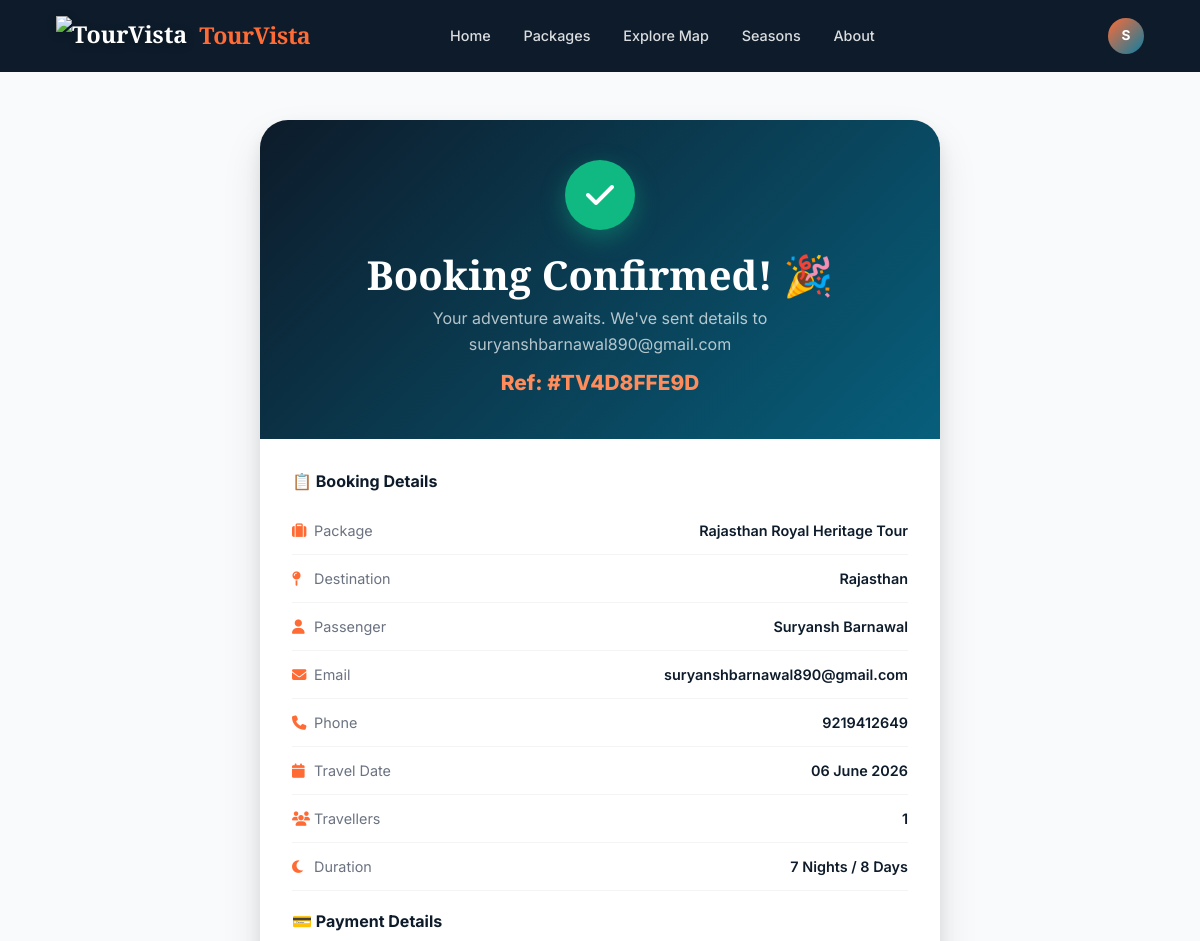
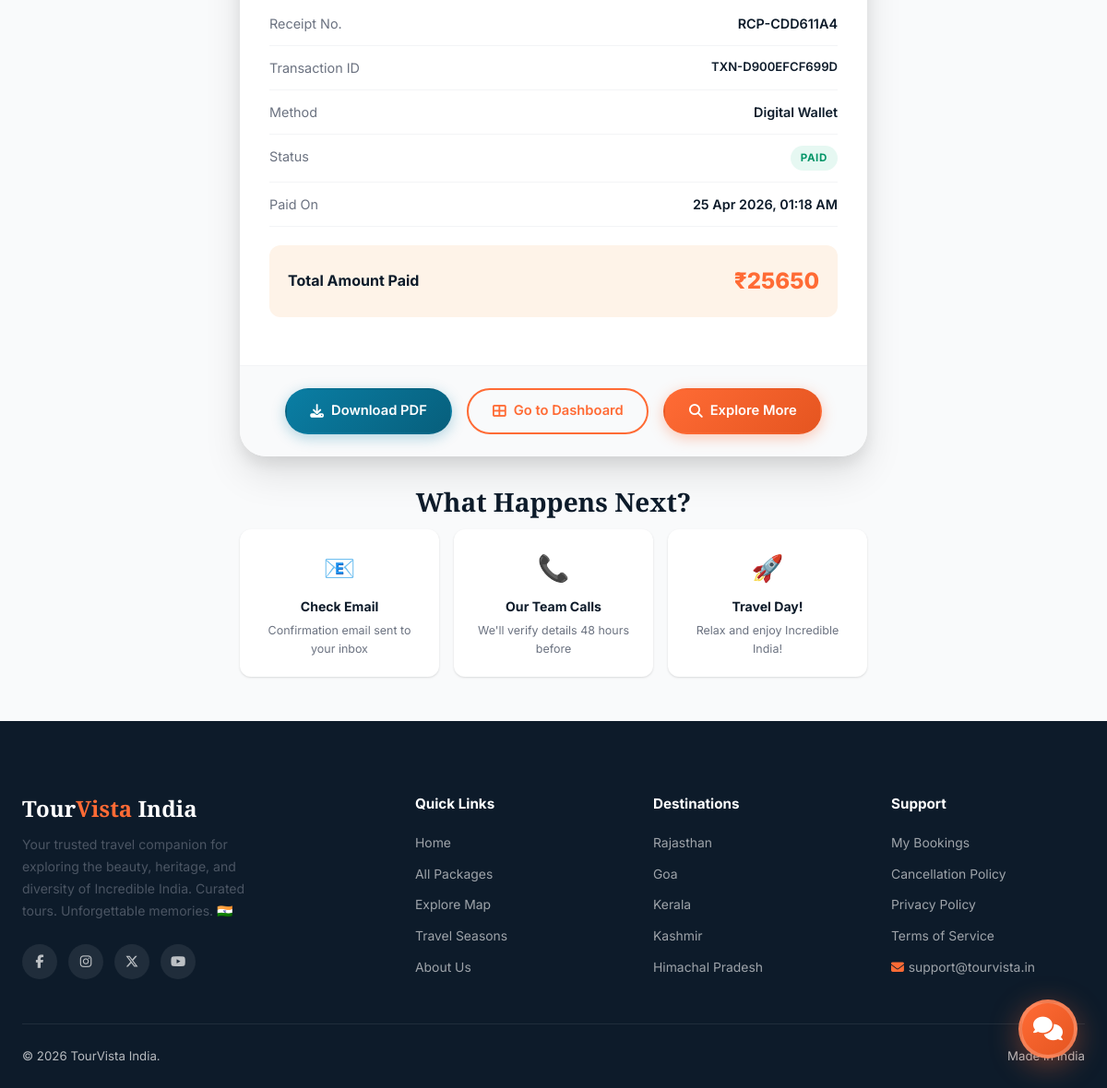
The page /bookings/receipt/TV4D8FFE9D/ (signed in) on the database its author committed (2 pictures, top to bottom).
### bookings/models.py (models this page shows, shortened)
class Booking(models.Model):
    booking_ref = models.CharField(max_length=12, unique=True, blank=True)
    user = models.ForeignKey(User, on_delete=models.CASCADE, related_name='bookings')
    package = models.ForeignKey(TourPackage, on_delete=models.CASCADE, related_name='bookings')
    first_name = models.CharField(max_length=50)
    last_name = models.CharField(max_length=50)
    email = models.EmailField()
    phone = models.CharField(max_length=15)
    num_travellers = models.PositiveIntegerField(default=1)
    travel_date = models.DateField()
    special_requests = models.TextField(blank=True)
    price_per_person = models.DecimalField(max_digits=10, decimal_places=2)
    total_amount = models.DecimalField(max_digits=12, decimal_places=2)
    status = models.CharField(max_length=20, choices=BOOKING_STATUS, default='pending')
    created_at = models.DateTimeField(auto_now_add=True)
    updated_at = models.DateTimeField(auto_now=True)
    class Meta:
        ordering = ['-created_at']
    @property
    def full_name(self):
        return f"{self.first_name} {self.last_name}"

class Payment(models.Model):
    booking = models.OneToOneField(Booking, on_delete=models.CASCADE, related_name='payment')
    amount = models.DecimalField(max_digits=12, decimal_places=2)
    method = models.CharField(max_length=20, choices=PAYMENT_METHOD, default='upi')
    status = models.CharField(max_length=20, choices=PAYMENT_STATUS, default='pending')
    transaction_id = models.CharField(max_length=100, unique=True, blank=True)
    card_last4 = models.CharField(max_length=4, blank=True)
    upi_id = models.CharField(max_length=100, blank=True)
    paid_at = models.DateTimeField(null=True, blank=True)
    receipt_number = models.CharField(max_length=20, unique=True, blank=True)

### core/models.py (models this page shows, shortened)
class TourPackage(models.Model):
    title = models.CharField(max_length=255)
    slug = models.SlugField(unique=True, blank=True)
    destination = models.ForeignKey(Destination, on_delete=models.SET_NULL, null=True, blank=True)
    state = models.CharField(max_length=50, choices=INDIAN_STATES, default='rajasthan')
    description = models.TextField()
    highlights = models.TextField(blank=True, help_text="One highlight per line")
    itinerary = models.TextField(blank=True, help_text="Day-wise itinerary")
    inclusions = models.TextField(blank=True)
    exclusions = models.TextField(blank=True)
    duration_days = models.PositiveIntegerField(default=3)
    max_group_size = models.PositiveIntegerField(default=20)
    price_per_person = models.DecimalField(max_digits=10, decimal_places=2)
    discount_percent = models.PositiveIntegerField(default=0)
    difficulty = models.CharField(max_length=20, choices=DIFFICULTY_LEVELS, default='easy')
    best_season = models.CharField(max_length=20, choices=SEASONS, default='all')
    transportation = models.CharField(max_length=30, choices=TRANSPORT_CHOICES, default='flight')
    accommodation = models.CharField(max_length=30, choices=ACCOMMODATION_CHOICES, default='hotel')
    hotel_name = models.CharField(max_length=255, blank=True, help_text="Specific hotel name, e.g. Taj Lake Palace")
    hotel_star_rating = models.PositiveIntegerField(
        null=True, blank=True,
        choices=[(i, f'{i} Star') for i in range(1, 6)],
        help_text="Hotel star rating 1–5"
    )
    transport_details = models.CharField(max_length=255, blank=True, help_text="e.g. Indigo Flight + Private Innova Crysta")
    main_image = models.ImageField(upload_to='packages/', null=True, blank=True)
    image_2 = models.ImageField(upload_to='packages/', null=True, blank=True)
    image_3 = models.ImageField(upload_to='packages/', null=True, blank=True)
    image_4 = models.ImageField(upload_to='packages/', null=True, blank=True)
    is_featured = models.BooleanField(default=False)
    is_active = models.BooleanField(default=True)
    created_at = models.DateTimeField(auto_now_add=True)
    updated_at = models.DateTimeField(auto_now=True)
    city_name = models.CharField(max_length=100, blank=True, help_text="City name for weather API (e.g. Jaipur)")
    class Meta:
        ordering = ['-is_featured', '-created_at']
    @property
    def nights(self):
        return self.duration_days - 1

### bookings/views.py (the view)
# urls.py: path('receipt/<str:booking_ref>/', views.receipt_view, name='receipt'),
@login_required
def receipt_view(request, booking_ref):
    booking = get_object_or_404(Booking, booking_ref=booking_ref, user=request.user)
    try:
        payment = booking.payment
    except Payment.DoesNotExist:
        payment = None
    context = {
        'booking': booking,
        'payment': payment,
        'package': booking.package,
    }
    return render(request, 'bookings/receipt.html', context)

### templates/bookings/receipt.html (shortened to what this page needs)
{% extends 'base.html' %}
{% load static %}
{% block content %}
<div class="receipt-page">
  <div class="container">
    <div id="confetti-container" style="position:fixed;top:0;left:0;width:100%;height:100%;pointer-events:none;z-index:9999"></div>
    <div class="receipt-card">
      <div class="receipt-header">
        <div class="check-icon"><i class="fas fa-check"></i></div>
        <h2>Booking Confirmed! 🎉</h2>
        <p>Your adventure awaits. We've sent details to {{ booking.email }}</p>
        <div class="receipt-ref">Ref: #{{ booking.booking_ref }}</div>
      </div>
      <div class="receipt-body">
        <h3 style="font-family:var(--font-body);font-size:1rem;font-weight:700;color:var(--navy);margin-bottom:1rem">
          📋 Booking Details
        </h3>
        <div class="receipt-row">
          <span class="label"><i class="fas fa-suitcase" style="width:18px;color:var(--saffron)"></i> Package</span>
          <span class="value">{{ booking.package.title }}</span>
        </div>
        <div class="receipt-row">
          <span class="label"><i class="fas fa-map-pin" style="width:18px;color:var(--saffron)"></i> Destination</span>
          <span class="value">{{ booking.package.get_state_display }}</span>
        </div>
        <div class="receipt-row">
          <span class="label"><i class="fas fa-user" style="width:18px;color:var(--saffron)"></i> Passenger</span>
          <span class="value">{{ booking.full_name }}</span>
        </div>
        <div class="receipt-row">
          <span class="label"><i class="fas fa-envelope" style="width:18px;color:var(--saffron)"></i> Email</span>
          <span class="value">{{ booking.email }}</span>
        </div>
        <div class="receipt-row">
          <span class="label"><i class="fas fa-phone" style="width:18px;color:var(--saffron)"></i> Phone</span>
          <span class="value">{{ booking.phone }}</span>
        </div>
        <div class="receipt-row">
          <span class="label"><i class="fas fa-calendar" style="width:18px;color:var(--saffron)"></i> Travel Date</span>
          <span class="value">{{ booking.travel_date|date:"d F Y" }}</span>
        </div>
        <div class="receipt-row">
          <span class="label"><i class="fas fa-users" style="width:18px;color:var(--saffron)"></i> Travellers</span>
          <span class="value">{{ booking.num_travellers }}</span>
        </div>
        <div class="receipt-row">
          <span class="label"><i class="fas fa-moon" style="width:18px;color:var(--saffron)"></i> Duration</span>
          <span class="value">{{ booking.package.nights }} Nights / {{ booking.package.duration_days }} Days</span>
        </div>
        {% if payment %}
        <h3 style="font-family:var(--font-body);font-size:1rem;font-weight:700;color:var(--navy);margin:1.25rem 0 .75rem">
          💳 Payment Details
        </h3>
        <div class="receipt-row">
          <span class="label">Receipt No.</span>
          <span class="value">{{ payment.receipt_number }}</span>
        </div>
        <div class="receipt-row">
          <span class="label">Transaction ID</span>
          <span class="value" style="font-size:.82rem">{{ payment.transaction_id }}</span>
        </div>
        <div class="receipt-row">
          <span class="label">Method</span>
          <span class="value">{{ payment.get_method_display }}</span>
        </div>
        <div class="receipt-row">
          <span class="label">Status</span>
          <span class="value"><span class="status-badge confirmed">Paid</span></span>
        </div>
        {% if payment.paid_at %}
        <div class="receipt-row">
          <span class="label">Paid On</span>
          <span class="value">{{ payment.paid_at|date:"d M Y, h:i A" }}</span>
        </div>
        {% endif %}
        {% endif %}
        <div class="receipt-total">
          <span class="label">Total Amount Paid</span>
          <span class="value">₹{{ booking.total_amount|floatformat:0 }}</span>
        </div>
      </div>
      <div class="receipt-footer">
        <a href="{% url 'bookings:download_receipt' booking.booking_ref %}" class="btn btn-teal">
          <i class="fas fa-download"></i> Download PDF
        </a>
        <a href="{% url 'accounts:dashboard' %}" class="btn btn-outline">
          <i class="fas fa-th-large"></i> Go to Dashboard
        </a>
        <a href="{% url 'core:packages' %}" class="btn btn-primary">
          <i class="fas fa-search"></i> Explore More
        </a>
      </div>
    </div>
    <div style="max-width:680px;margin:2rem auto 0;text-align:center">
      <h3 style="color:var(--navy);margin-bottom:.75rem">What Happens Next?</h3>
      <div style="display:grid;grid-template-columns:repeat(3,1fr);gap:1rem;text-align:center">
        {% for item in "123" %}
        <div style="background:white;border-radius:var(--radius);padding:1.25rem;box-shadow:var(--shadow-sm)">
          <div style="font-size:1.75rem;margin-bottom:.5rem">{% cycle '📧' '📞' '🚀' %}</div>
          <div style="font-weight:700;color:var(--navy);font-size:.88rem;margin-bottom:.3rem">{% cycle 'Check Email' 'Our Team Calls' 'Travel Day!' %}</div>
          <div style="font-size:.78rem;color:var(--gray-500)">{% cycle 'Confirmation email sent to your inbox' 'We\'ll verify details 48 hours before' 'Relax and enjoy Incredible India!' %}</div>
        </div>
        {% endfor %}
      </div>
    </div>
  </div>
</div>
{% endblock %}

### templates/base.html (shortened to what this page needs)
{% load static %}
<!DOCTYPE html>
<html lang="en">
<head>
  <link rel="stylesheet" href="https://cdnjs.cloudflare.com/ajax/libs/font-awesome/6.5.1/css/all.min.css">
  <link rel="stylesheet" href="{% static 'css/style.css' %}">
  <link rel="stylesheet" href="https://unpkg.com/leaflet@1.9.4/dist/leaflet.css">
  <link rel="stylesheet" href="https://unpkg.com/aos@2.3.1/dist/aos.css">
</head>
<body>
  <nav class="navbar {% block navbar_class %}solid{% endblock %}" id="main-navbar">
    <div class="container" style="display:flex;align-items:center;width:100%;gap:2rem">
      <a href="{% url 'core:home' %}" class="nav-brand" style="display:flex;align-items:center;gap:.75rem">
        <img src="{% static 'img/logo.png' %}" alt="TourVista"
          style="height:40px;width:auto;filter:drop-shadow(0 2px 4px rgba(0,0,0,.2))">
        <span style="font-family:'Playfair Display',serif;font-weight:700;letter-spacing:-0.02em">Tour<span
            style="color:var(--saffron)">Vista</span></span>
      </a>
      <div class="nav-links">
        <a href="{% url 'core:home' %}" {% if request.resolver_match.url_name == 'home' %}class="active" {% endif %}>Home</a>
        <a href="{% url 'core:packages' %}" {% if 'package' in request.resolver_match.url_name %}class="active" {% endif %}>Packages</a>
        <a href="{% url 'core:explore_map' %}">Explore Map</a>
        <a href="{% url 'core:seasons' %}">Seasons</a>
        <a href="{% url 'core:about' %}">About</a>
      </div>
      <div class="nav-actions" style="margin-left:auto;flex-shrink:0">
        {% if user.is_authenticated %}
        <div class="nav-dropdown">
          <div class="nav-avatar" title="{{ user.username }}">
            {% if user.first_name %}{{ user.first_name.0|upper }}{% else %}{{ user.username.0|upper }}{% endif %}
          </div>
        </div>
        {% else %}
        <a href="{% url 'accounts:login' %}" class="btn btn-outline btn-sm"
          style="color:white;border-color:rgba(255,255,255,.4)">Login</a>
        <a href="{% url 'accounts:register' %}" class="btn btn-primary btn-sm">Sign Up Free</a>
        {% endif %}
      </div>
    </div>
  </nav>
  {% block content %}{% endblock %}
  <footer class="footer">
    <div class="container">
      <div class="footer-grid">
        <div class="footer-brand">
          <h3>Tour<span>Vista</span> India</h3>
          <p>Your trusted travel companion for exploring the beauty, heritage, and diversity of Incredible India.
            Curated tours. Unforgettable memories. 🇮🇳</p>
          <div class="footer-social">
            <a href="#" aria-label="Facebook"><i class="fab fa-facebook-f"></i></a>
            <a href="#" aria-label="Instagram"><i class="fab fa-instagram"></i></a>
            <a href="#" aria-label="Twitter"><i class="fab fa-x-twitter"></i></a>
            <a href="#" aria-label="YouTube"><i class="fab fa-youtube"></i></a>
          </div>
        </div>
        <div class="footer-col">
          <h4>Quick Links</h4>
          <ul>
            <li><a href="{% url 'core:home' %}">Home</a></li>
            <li><a href="{% url 'core:packages' %}">All Packages</a></li>
            <li><a href="{% url 'core:explore_map' %}">Explore Map</a></li>
            <li><a href="{% url 'core:seasons' %}">Travel Seasons</a></li>
            <li><a href="{% url 'core:about' %}">About Us</a></li>
          </ul>
        </div>
        <div class="footer-col">
          <h4>Destinations</h4>
          <ul>
            <li><a href="{% url 'core:packages' %}?state=rajasthan">Rajasthan</a></li>
            <li><a href="{% url 'core:packages' %}?state=goa">Goa</a></li>
            <li><a href="{% url 'core:packages' %}?state=kerala">Kerala</a></li>
            <li><a href="{% url 'core:packages' %}?state=kashmir">Kashmir</a></li>
            <li><a href="{% url 'core:packages' %}?state=himachal_pradesh">Himachal Pradesh</a></li>
          </ul>
        </div>
        <div class="footer-col">
          <h4>Support</h4>
          <ul>
            <li><a href="{% url 'accounts:dashboard' %}">My Bookings</a></li>
            <li><a href="#">Cancellation Policy</a></li>
            <li><a href="#">Privacy Policy</a></li>
            <li><a href="#">Terms of Service</a></li>
            <li><a href="mailto:support@tourvista.in"><i class="fas fa-envelope"
                  style="margin-right:.3rem;color:#FF6B35"></i>support@tourvista.in</a></li>
          </ul>
        </div>
      </div>
      <div class="footer-bottom">
        <span>© {% now "Y" %} TourVista India.</span>
        <span>Made in India </span>
      </div>
    </div>
  </footer>
  <div class="chatbot-bubble">
    <button class="chatbot-toggle" id="chatbot-toggle" aria-label="Open chat assistant" aria-expanded="false">
      <i class="fas fa-comments"></i>
    </button>
  </div>
</body>
</html>

### rows shown on the page
Booking: email "suryanshbarnawal890@gmail.com", booking_ref "TV4D8FFE9D", package "Rajasthan Royal Heritage Tour", package.state "Rajasthan", full_name "Suryansh Barnawal", phone "9219412649", travel_date "06 June 2026", num_travellers "1", package.nights "7", package.duration_days "8", total_amount "25650"
Payment: receipt_number "RCP-CDD611A4", transaction_id "TXN-D900EFCF699D", method "Digital Wallet", paid_at "25 Apr 2026, 01:18 AM"

### other values the page prints
{{ user.first_name.0|upper }} "S"
